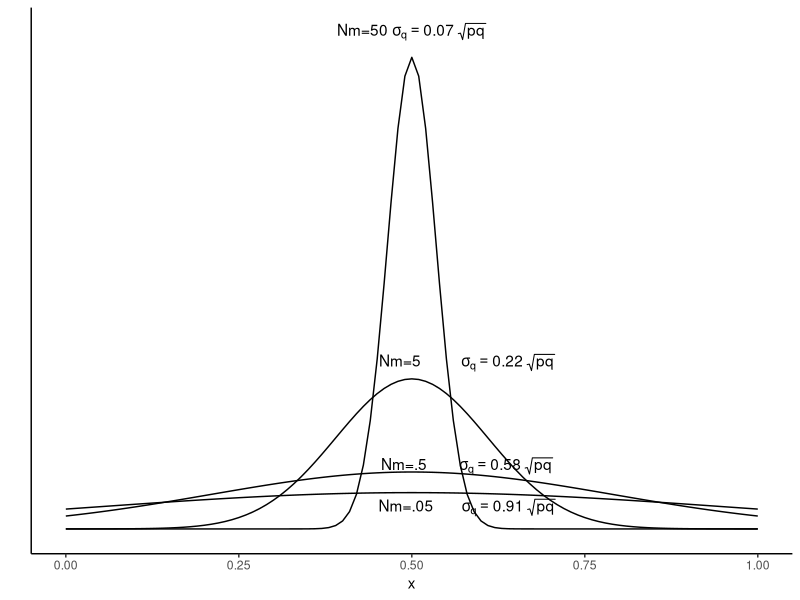

Write the R code that produced this figure.
### reproducing wright 1940 fig. 1: var in allele frequencies at different pop sizes

# load libraries
library(ggplot2)

# calculate sd for distributions
calc.sd <- function(q,Nm){
  var <- q*(1-q)/(4*Nm+1)
  sd <- sqrt(var)*2
  print(sd)
}

# run function
calc.sd(0.5,50) #0.07
calc.sd(0.5,5) #0.22
calc.sd(0.5,0.5) #0.58
calc.sd(0.5,0.05) #0.91

# set up special characters
temp1 <- expression("Nm=50"~sigma[q]==0.07~sqrt(pq))
temp2 <- expression("Nm=5         "~sigma[q]==0.22~sqrt(pq))
temp3 <- expression("Nm=.5       "~sigma[q]==0.58~sqrt(pq))
temp4 <- expression("Nm=.05      "~sigma[q]==0.91~sqrt(pq))

# plot
p1 <- ggplot(data = data.frame(x = c(0, 1)), aes(x)) +
  theme_classic()+
  stat_function(fun = dnorm, n = 101, args = list(mean = 0.5, sd = 0.035)) + 
  annotate("text", x = 0.5, y = 12, label = temp1) +
  stat_function(fun = dnorm, n = 101, args = list(mean = 0.5, sd = 0.11)) + 
  annotate("text", x = 0.58, y = 4, label = temp2) +
  stat_function(fun = dnorm, n = 101, args = list(mean = 0.5, sd = 0.29)) + 
  annotate("text", x = 0.58, y = 1.5, label = temp3) +
  stat_function(fun = dnorm, n = 101, args = list(mean = 0.5, sd = 0.455)) + 
  annotate("text", x = 0.58, y = 0.5, label = temp4) +
  theme(axis.text.y=element_blank(),
        axis.ticks.y=element_blank())+
  ylab("")

# look!
p1

